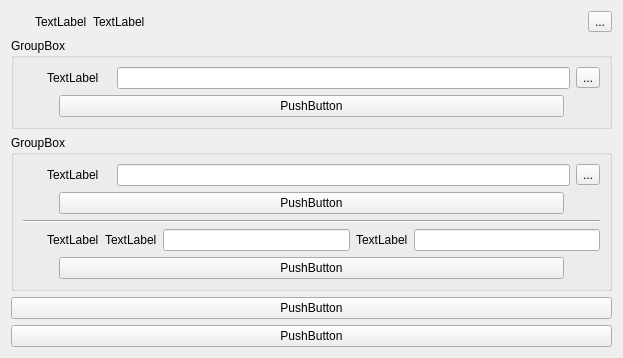
<?xml version="1.0" encoding="UTF-8"?>
<ui version="4.0">
 <class>AssistProgramOperatePage</class>
 <widget class="QWidget" name="AssistProgramOperatePage">
  <property name="geometry">
   <rect>
    <x>0</x>
    <y>0</y>
    <width>623</width>
    <height>351</height>
   </rect>
  </property>
  <property name="font">
   <font>
    <stylestrategy>PreferAntialias</stylestrategy>
   </font>
  </property>
  <property name="windowTitle">
   <string>AssistProgramOperatePage</string>
  </property>
  <layout class="QVBoxLayout" name="verticalLayout">
   <item>
    <widget class="QWidget" name="infoBarWidget" native="true">
     <property name="maximumSize">
      <size>
       <width>16777215</width>
       <height>36</height>
      </size>
     </property>
     <layout class="QHBoxLayout" name="horizontalLayout_5">
      <property name="leftMargin">
       <number>0</number>
      </property>
      <property name="topMargin">
       <number>0</number>
      </property>
      <property name="rightMargin">
       <number>0</number>
      </property>
      <property name="bottomMargin">
       <number>0</number>
      </property>
      <item>
       <widget class="QLabel" name="runningStateIcon">
        <property name="minimumSize">
         <size>
          <width>18</width>
          <height>18</height>
         </size>
        </property>
        <property name="maximumSize">
         <size>
          <width>18</width>
          <height>18</height>
         </size>
        </property>
        <property name="text">
         <string/>
        </property>
        <property name="pixmap">
         <pixmap resource="../../resources/app.qrc">:/icons/red_circle.png</pixmap>
        </property>
        <property name="scaledContents">
         <bool>true</bool>
        </property>
       </widget>
      </item>
      <item>
       <widget class="QLabel" name="titleLabel">
        <property name="text">
         <string>TextLabel</string>
        </property>
       </widget>
      </item>
      <item>
       <widget class="QLabel" name="runningStateTextLabel">
        <property name="text">
         <string>TextLabel</string>
        </property>
       </widget>
      </item>
      <item>
       <spacer name="horizontalSpacer">
        <property name="orientation">
         <enum>Qt::Horizontal</enum>
        </property>
        <property name="sizeHint" stdset="0">
         <size>
          <width>428</width>
          <height>20</height>
         </size>
        </property>
       </spacer>
      </item>
      <item>
       <widget class="QToolButton" name="editConfigButton">
        <property name="text">
         <string>...</string>
        </property>
       </widget>
      </item>
     </layout>
    </widget>
   </item>
   <item>
    <widget class="QWidget" name="devicesConfigureWidget" native="true">
     <layout class="QVBoxLayout" name="verticalLayout_6">
      <property name="leftMargin">
       <number>0</number>
      </property>
      <property name="topMargin">
       <number>0</number>
      </property>
      <property name="rightMargin">
       <number>0</number>
      </property>
      <property name="bottomMargin">
       <number>0</number>
      </property>
      <item>
       <widget class="QGroupBox" name="masterConfigureGroupBox">
        <property name="title">
         <string>GroupBox</string>
        </property>
        <layout class="QVBoxLayout" name="verticalLayout_3">
         <item>
          <widget class="QWidget" name="widget" native="true">
           <layout class="QHBoxLayout" name="horizontalLayout_2">
            <property name="leftMargin">
             <number>0</number>
            </property>
            <property name="topMargin">
             <number>0</number>
            </property>
            <property name="rightMargin">
             <number>0</number>
            </property>
            <property name="bottomMargin">
             <number>0</number>
            </property>
            <item>
             <widget class="QLabel" name="masterNdiStateIcon">
              <property name="minimumSize">
               <size>
                <width>18</width>
                <height>18</height>
               </size>
              </property>
              <property name="maximumSize">
               <size>
                <width>18</width>
                <height>18</height>
               </size>
              </property>
              <property name="text">
               <string/>
              </property>
              <property name="pixmap">
               <pixmap resource="../../resources/app.qrc">:/icons/alert.png</pixmap>
              </property>
              <property name="scaledContents">
               <bool>true</bool>
              </property>
             </widget>
            </item>
            <item>
             <widget class="QLabel" name="masterNdiTextLabel">
              <property name="minimumSize">
               <size>
                <width>64</width>
                <height>0</height>
               </size>
              </property>
              <property name="maximumSize">
               <size>
                <width>64</width>
                <height>16777215</height>
               </size>
              </property>
              <property name="text">
               <string>TextLabel</string>
              </property>
             </widget>
            </item>
            <item>
             <widget class="QWidget" name="widget_2" native="true">
              <layout class="QVBoxLayout" name="verticalLayout_2">
               <property name="leftMargin">
                <number>0</number>
               </property>
               <property name="topMargin">
                <number>0</number>
               </property>
               <property name="rightMargin">
                <number>0</number>
               </property>
               <property name="bottomMargin">
                <number>0</number>
               </property>
               <item>
                <widget class="QLineEdit" name="masterNdiSourceNameInputLineEdit"/>
               </item>
              </layout>
             </widget>
            </item>
            <item>
             <widget class="QToolButton" name="masterSearchNdiSourceButton">
              <property name="text">
               <string>...</string>
              </property>
             </widget>
            </item>
           </layout>
          </widget>
         </item>
         <item>
          <widget class="QWidget" name="widget_7" native="true">
           <layout class="QHBoxLayout" name="horizontalLayout_6">
            <property name="leftMargin">
             <number>36</number>
            </property>
            <property name="topMargin">
             <number>0</number>
            </property>
            <property name="rightMargin">
             <number>36</number>
            </property>
            <property name="bottomMargin">
             <number>0</number>
            </property>
            <item>
             <widget class="QPushButton" name="masterNdiConnectButton">
              <property name="text">
               <string>PushButton</string>
              </property>
             </widget>
            </item>
           </layout>
          </widget>
         </item>
        </layout>
       </widget>
      </item>
      <item>
       <widget class="QGroupBox" name="footmanConfigureGroupBox">
        <property name="title">
         <string>GroupBox</string>
        </property>
        <layout class="QVBoxLayout" name="verticalLayout_5">
         <item>
          <widget class="QWidget" name="widget_3" native="true">
           <layout class="QHBoxLayout" name="horizontalLayout_3">
            <property name="leftMargin">
             <number>0</number>
            </property>
            <property name="topMargin">
             <number>0</number>
            </property>
            <property name="rightMargin">
             <number>0</number>
            </property>
            <property name="bottomMargin">
             <number>0</number>
            </property>
            <item>
             <widget class="QLabel" name="footmanNdiStateIcon">
              <property name="minimumSize">
               <size>
                <width>18</width>
                <height>18</height>
               </size>
              </property>
              <property name="maximumSize">
               <size>
                <width>18</width>
                <height>18</height>
               </size>
              </property>
              <property name="text">
               <string/>
              </property>
              <property name="pixmap">
               <pixmap resource="../../resources/app.qrc">:/icons/alert.png</pixmap>
              </property>
              <property name="scaledContents">
               <bool>true</bool>
              </property>
             </widget>
            </item>
            <item>
             <widget class="QLabel" name="footmanNdiTextLabel">
              <property name="minimumSize">
               <size>
                <width>64</width>
                <height>0</height>
               </size>
              </property>
              <property name="maximumSize">
               <size>
                <width>64</width>
                <height>16777215</height>
               </size>
              </property>
              <property name="text">
               <string>TextLabel</string>
              </property>
             </widget>
            </item>
            <item>
             <widget class="QWidget" name="widget_4" native="true">
              <layout class="QVBoxLayout" name="verticalLayout_4">
               <property name="leftMargin">
                <number>0</number>
               </property>
               <property name="topMargin">
                <number>0</number>
               </property>
               <property name="rightMargin">
                <number>0</number>
               </property>
               <property name="bottomMargin">
                <number>0</number>
               </property>
               <item>
                <widget class="QLineEdit" name="footmanNdiSourceNameInputLineEdit"/>
               </item>
              </layout>
             </widget>
            </item>
            <item>
             <widget class="QToolButton" name="footmanSearchNdiSourceButton">
              <property name="text">
               <string>...</string>
              </property>
             </widget>
            </item>
           </layout>
          </widget>
         </item>
         <item>
          <widget class="QWidget" name="widget_8" native="true">
           <layout class="QHBoxLayout" name="horizontalLayout_7">
            <property name="leftMargin">
             <number>36</number>
            </property>
            <property name="topMargin">
             <number>0</number>
            </property>
            <property name="rightMargin">
             <number>36</number>
            </property>
            <property name="bottomMargin">
             <number>0</number>
            </property>
            <item>
             <widget class="QPushButton" name="footmanNdiConnectButton">
              <property name="text">
               <string>PushButton</string>
              </property>
             </widget>
            </item>
           </layout>
          </widget>
         </item>
         <item>
          <widget class="Line" name="line">
           <property name="orientation">
            <enum>Qt::Horizontal</enum>
           </property>
          </widget>
         </item>
         <item>
          <widget class="QWidget" name="widget_5" native="true">
           <layout class="QHBoxLayout" name="horizontalLayout">
            <property name="leftMargin">
             <number>0</number>
            </property>
            <property name="topMargin">
             <number>0</number>
            </property>
            <property name="rightMargin">
             <number>0</number>
            </property>
            <property name="bottomMargin">
             <number>0</number>
            </property>
            <item>
             <widget class="QLabel" name="footmanHidStateIcon">
              <property name="minimumSize">
               <size>
                <width>18</width>
                <height>18</height>
               </size>
              </property>
              <property name="maximumSize">
               <size>
                <width>18</width>
                <height>18</height>
               </size>
              </property>
              <property name="text">
               <string/>
              </property>
              <property name="pixmap">
               <pixmap resource="../../resources/app.qrc">:/icons/alert.png</pixmap>
              </property>
              <property name="scaledContents">
               <bool>true</bool>
              </property>
             </widget>
            </item>
            <item>
             <widget class="QWidget" name="widget_6" native="true">
              <layout class="QHBoxLayout" name="horizontalLayout_4">
               <property name="leftMargin">
                <number>0</number>
               </property>
               <property name="topMargin">
                <number>0</number>
               </property>
               <property name="rightMargin">
                <number>0</number>
               </property>
               <property name="bottomMargin">
                <number>0</number>
               </property>
               <item>
                <widget class="QLabel" name="footmanHidTextLabel">
                 <property name="text">
                  <string>TextLabel</string>
                 </property>
                </widget>
               </item>
               <item>
                <widget class="QLabel" name="footmanHidVidTextLabel">
                 <property name="text">
                  <string>TextLabel</string>
                 </property>
                </widget>
               </item>
               <item>
                <widget class="QLineEdit" name="footmanHidVidInputLineEdit"/>
               </item>
               <item>
                <widget class="QLabel" name="footmanHidPidTextLabel">
                 <property name="text">
                  <string>TextLabel</string>
                 </property>
                </widget>
               </item>
               <item>
                <widget class="QLineEdit" name="footmanHidPidInputLineEdit"/>
               </item>
              </layout>
             </widget>
            </item>
           </layout>
          </widget>
         </item>
         <item>
          <widget class="QWidget" name="widget_9" native="true">
           <layout class="QHBoxLayout" name="horizontalLayout_8">
            <property name="leftMargin">
             <number>36</number>
            </property>
            <property name="topMargin">
             <number>0</number>
            </property>
            <property name="rightMargin">
             <number>36</number>
            </property>
            <property name="bottomMargin">
             <number>0</number>
            </property>
            <item>
             <widget class="QPushButton" name="footmanHidConnectButton">
              <property name="text">
               <string>PushButton</string>
              </property>
             </widget>
            </item>
           </layout>
          </widget>
         </item>
        </layout>
       </widget>
      </item>
     </layout>
    </widget>
   </item>
   <item>
    <widget class="QWidget" name="operateWidget" native="true">
     <layout class="QVBoxLayout" name="verticalLayout_7">
      <property name="leftMargin">
       <number>0</number>
      </property>
      <property name="topMargin">
       <number>0</number>
      </property>
      <property name="rightMargin">
       <number>0</number>
      </property>
      <property name="bottomMargin">
       <number>0</number>
      </property>
      <item>
       <widget class="QPushButton" name="startButton">
        <property name="sizePolicy">
         <sizepolicy hsizetype="Minimum" vsizetype="Preferred">
          <horstretch>0</horstretch>
          <verstretch>0</verstretch>
         </sizepolicy>
        </property>
        <property name="text">
         <string>PushButton</string>
        </property>
       </widget>
      </item>
      <item>
       <widget class="QPushButton" name="stopButton">
        <property name="sizePolicy">
         <sizepolicy hsizetype="Minimum" vsizetype="Preferred">
          <horstretch>0</horstretch>
          <verstretch>0</verstretch>
         </sizepolicy>
        </property>
        <property name="text">
         <string>PushButton</string>
        </property>
       </widget>
      </item>
     </layout>
    </widget>
   </item>
  </layout>
 </widget>
 <resources>
  <include location="../../resources/app.qrc"/>
 </resources>
 <connections/>
</ui>
